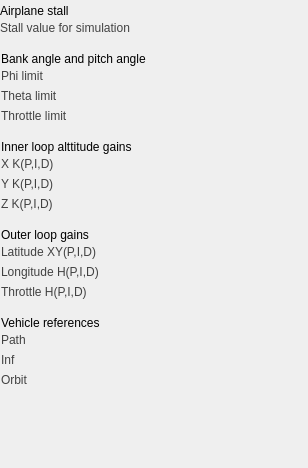
<?xml version="1.0" encoding="UTF-8"?>
<ui version="4.0">
 <class>airplaneTemplate</class>
 <widget class="QWidget" name="airplaneTemplate">
  <property name="geometry">
   <rect>
    <x>0</x>
    <y>0</y>
    <width>308</width>
    <height>468</height>
   </rect>
  </property>
  <property name="windowTitle">
   <string>Form</string>
  </property>
  <widget class="QLabel" name="zPIDDetail">
   <property name="geometry">
    <rect>
     <x>1</x>
     <y>196</y>
     <width>200</width>
     <height>15</height>
    </rect>
   </property>
   <property name="styleSheet">
    <string notr="true">QLabel{
	color: #424242
}</string>
   </property>
   <property name="text">
    <string>Z K(P,I,D)</string>
   </property>
  </widget>
  <widget class="QLabel" name="referencesLabel">
   <property name="geometry">
    <rect>
     <x>1</x>
     <y>312</y>
     <width>251</width>
     <height>22</height>
    </rect>
   </property>
   <property name="styleSheet">
    <string notr="true"/>
   </property>
   <property name="text">
    <string>Vehicle references</string>
   </property>
  </widget>
  <widget class="QLabel" name="yPIDDetail">
   <property name="geometry">
    <rect>
     <x>1</x>
     <y>176</y>
     <width>200</width>
     <height>15</height>
    </rect>
   </property>
   <property name="styleSheet">
    <string notr="true">QLabel{
	color: #424242
}</string>
   </property>
   <property name="text">
    <string>Y K(P,I,D)</string>
   </property>
  </widget>
  <widget class="QLabel" name="bankPitchPhiDetail">
   <property name="geometry">
    <rect>
     <x>1</x>
     <y>68</y>
     <width>200</width>
     <height>15</height>
    </rect>
   </property>
   <property name="styleSheet">
    <string notr="true">QLabel{
	color: #424242
}</string>
   </property>
   <property name="text">
    <string>Phi limit</string>
   </property>
  </widget>
  <widget class="QLabel" name="bankPitchThetaDetail">
   <property name="geometry">
    <rect>
     <x>1</x>
     <y>88</y>
     <width>200</width>
     <height>15</height>
    </rect>
   </property>
   <property name="styleSheet">
    <string notr="true">QLabel{
	color: #424242
}</string>
   </property>
   <property name="text">
    <string>Theta limit</string>
   </property>
  </widget>
  <widget class="QLabel" name="stallLabel">
   <property name="geometry">
    <rect>
     <x>0</x>
     <y>0</y>
     <width>251</width>
     <height>22</height>
    </rect>
   </property>
   <property name="styleSheet">
    <string notr="true"/>
   </property>
   <property name="text">
    <string>Airplane stall</string>
   </property>
  </widget>
  <widget class="QLabel" name="kThrottleDetail">
   <property name="geometry">
    <rect>
     <x>1</x>
     <y>284</y>
     <width>180</width>
     <height>15</height>
    </rect>
   </property>
   <property name="styleSheet">
    <string notr="true">QLabel{
	color: #424242
}</string>
   </property>
   <property name="text">
    <string>Throttle H(P,I,D)</string>
   </property>
  </widget>
  <widget class="QLabel" name="innerLoopLabel">
   <property name="geometry">
    <rect>
     <x>1</x>
     <y>136</y>
     <width>251</width>
     <height>22</height>
    </rect>
   </property>
   <property name="styleSheet">
    <string notr="true"/>
   </property>
   <property name="text">
    <string>Inner loop alttitude gains</string>
   </property>
  </widget>
  <widget class="QLabel" name="bankPitchLimit">
   <property name="geometry">
    <rect>
     <x>1</x>
     <y>48</y>
     <width>251</width>
     <height>22</height>
    </rect>
   </property>
   <property name="styleSheet">
    <string notr="true"/>
   </property>
   <property name="text">
    <string>Bank angle and pitch angle</string>
   </property>
  </widget>
  <widget class="QLabel" name="referenceOneDetail">
   <property name="geometry">
    <rect>
     <x>1</x>
     <y>332</y>
     <width>200</width>
     <height>15</height>
    </rect>
   </property>
   <property name="styleSheet">
    <string notr="true">QLabel{
	color: #424242
}</string>
   </property>
   <property name="text">
    <string>Path</string>
   </property>
  </widget>
  <widget class="QLabel" name="hLongitudeDetail">
   <property name="geometry">
    <rect>
     <x>1</x>
     <y>264</y>
     <width>200</width>
     <height>15</height>
    </rect>
   </property>
   <property name="styleSheet">
    <string notr="true">QLabel{
	color: #424242
}</string>
   </property>
   <property name="text">
    <string>Longitude H(P,I,D)</string>
   </property>
  </widget>
  <widget class="QLabel" name="referenceTwoDetail">
   <property name="geometry">
    <rect>
     <x>1</x>
     <y>352</y>
     <width>200</width>
     <height>15</height>
    </rect>
   </property>
   <property name="styleSheet">
    <string notr="true">QLabel{
	color: #424242
}</string>
   </property>
   <property name="text">
    <string>Inf</string>
   </property>
  </widget>
  <widget class="QLabel" name="referenceThreeDetail">
   <property name="geometry">
    <rect>
     <x>1</x>
     <y>372</y>
     <width>200</width>
     <height>15</height>
    </rect>
   </property>
   <property name="styleSheet">
    <string notr="true">QLabel{
	color: #424242
}</string>
   </property>
   <property name="text">
    <string>Orbit</string>
   </property>
  </widget>
  <widget class="QLabel" name="bankPitchThtrottleDetail">
   <property name="geometry">
    <rect>
     <x>1</x>
     <y>108</y>
     <width>200</width>
     <height>15</height>
    </rect>
   </property>
   <property name="styleSheet">
    <string notr="true">QLabel{
	color: #424242
}</string>
   </property>
   <property name="text">
    <string>Throttle limit</string>
   </property>
  </widget>
  <widget class="QLabel" name="xyLatitudeDetail">
   <property name="geometry">
    <rect>
     <x>1</x>
     <y>244</y>
     <width>200</width>
     <height>15</height>
    </rect>
   </property>
   <property name="styleSheet">
    <string notr="true">QLabel{
	color: #424242
}</string>
   </property>
   <property name="text">
    <string>Latitude XY(P,I,D)</string>
   </property>
  </widget>
  <widget class="QLabel" name="outerLoopLabel">
   <property name="geometry">
    <rect>
     <x>1</x>
     <y>224</y>
     <width>251</width>
     <height>22</height>
    </rect>
   </property>
   <property name="styleSheet">
    <string notr="true"/>
   </property>
   <property name="text">
    <string>Outer loop gains</string>
   </property>
  </widget>
  <widget class="QLabel" name="xPIDDetail">
   <property name="geometry">
    <rect>
     <x>1</x>
     <y>156</y>
     <width>200</width>
     <height>15</height>
    </rect>
   </property>
   <property name="styleSheet">
    <string notr="true">QLabel{
	color: #424242
}</string>
   </property>
   <property name="text">
    <string>X K(P,I,D)</string>
   </property>
  </widget>
  <widget class="QLabel" name="stallDetail">
   <property name="geometry">
    <rect>
     <x>0</x>
     <y>20</y>
     <width>200</width>
     <height>15</height>
    </rect>
   </property>
   <property name="styleSheet">
    <string notr="true">QLabel{
	color: #424242
}</string>
   </property>
   <property name="text">
    <string>Stall value for simulation</string>
   </property>
  </widget>
  <widget class="QWidget" name="pathValue" native="true">
   <property name="geometry">
    <rect>
     <x>200</x>
     <y>332</y>
     <width>108</width>
     <height>15</height>
    </rect>
   </property>
  </widget>
  <widget class="QWidget" name="orbitValue" native="true">
   <property name="geometry">
    <rect>
     <x>200</x>
     <y>372</y>
     <width>108</width>
     <height>15</height>
    </rect>
   </property>
  </widget>
  <widget class="QWidget" name="infValue" native="true">
   <property name="geometry">
    <rect>
     <x>200</x>
     <y>352</y>
     <width>108</width>
     <height>15</height>
    </rect>
   </property>
  </widget>
  <widget class="QWidget" name="throttleP" native="true">
   <property name="geometry">
    <rect>
     <x>200</x>
     <y>284</y>
     <width>36</width>
     <height>15</height>
    </rect>
   </property>
  </widget>
  <widget class="QWidget" name="throttleI" native="true">
   <property name="geometry">
    <rect>
     <x>234</x>
     <y>284</y>
     <width>36</width>
     <height>15</height>
    </rect>
   </property>
  </widget>
  <widget class="QWidget" name="throttleD" native="true">
   <property name="geometry">
    <rect>
     <x>268</x>
     <y>284</y>
     <width>36</width>
     <height>15</height>
    </rect>
   </property>
  </widget>
  <widget class="QWidget" name="longitudeD" native="true">
   <property name="geometry">
    <rect>
     <x>268</x>
     <y>264</y>
     <width>36</width>
     <height>15</height>
    </rect>
   </property>
  </widget>
  <widget class="QWidget" name="longitudeI" native="true">
   <property name="geometry">
    <rect>
     <x>234</x>
     <y>264</y>
     <width>36</width>
     <height>15</height>
    </rect>
   </property>
  </widget>
  <widget class="QWidget" name="longitudeP" native="true">
   <property name="geometry">
    <rect>
     <x>200</x>
     <y>264</y>
     <width>36</width>
     <height>15</height>
    </rect>
   </property>
  </widget>
  <widget class="QWidget" name="lattitudeD" native="true">
   <property name="geometry">
    <rect>
     <x>268</x>
     <y>244</y>
     <width>36</width>
     <height>15</height>
    </rect>
   </property>
  </widget>
  <widget class="QWidget" name="lattitudeP" native="true">
   <property name="geometry">
    <rect>
     <x>200</x>
     <y>244</y>
     <width>36</width>
     <height>15</height>
    </rect>
   </property>
  </widget>
  <widget class="QWidget" name="lattitudeI" native="true">
   <property name="geometry">
    <rect>
     <x>234</x>
     <y>244</y>
     <width>36</width>
     <height>15</height>
    </rect>
   </property>
  </widget>
  <widget class="QWidget" name="zI" native="true">
   <property name="geometry">
    <rect>
     <x>234</x>
     <y>196</y>
     <width>36</width>
     <height>15</height>
    </rect>
   </property>
  </widget>
  <widget class="QWidget" name="xP" native="true">
   <property name="geometry">
    <rect>
     <x>200</x>
     <y>160</y>
     <width>36</width>
     <height>15</height>
    </rect>
   </property>
  </widget>
  <widget class="QWidget" name="zP" native="true">
   <property name="geometry">
    <rect>
     <x>200</x>
     <y>196</y>
     <width>36</width>
     <height>15</height>
    </rect>
   </property>
  </widget>
  <widget class="QWidget" name="zD" native="true">
   <property name="geometry">
    <rect>
     <x>268</x>
     <y>196</y>
     <width>36</width>
     <height>15</height>
    </rect>
   </property>
  </widget>
  <widget class="QWidget" name="xD" native="true">
   <property name="geometry">
    <rect>
     <x>268</x>
     <y>160</y>
     <width>36</width>
     <height>15</height>
    </rect>
   </property>
  </widget>
  <widget class="QWidget" name="xI" native="true">
   <property name="geometry">
    <rect>
     <x>234</x>
     <y>160</y>
     <width>36</width>
     <height>15</height>
    </rect>
   </property>
  </widget>
  <widget class="QWidget" name="yI" native="true">
   <property name="geometry">
    <rect>
     <x>234</x>
     <y>180</y>
     <width>36</width>
     <height>15</height>
    </rect>
   </property>
  </widget>
  <widget class="QWidget" name="yP" native="true">
   <property name="geometry">
    <rect>
     <x>200</x>
     <y>180</y>
     <width>36</width>
     <height>15</height>
    </rect>
   </property>
  </widget>
  <widget class="QWidget" name="yD" native="true">
   <property name="geometry">
    <rect>
     <x>268</x>
     <y>180</y>
     <width>36</width>
     <height>15</height>
    </rect>
   </property>
  </widget>
  <widget class="QWidget" name="phiValue" native="true">
   <property name="geometry">
    <rect>
     <x>200</x>
     <y>68</y>
     <width>108</width>
     <height>15</height>
    </rect>
   </property>
  </widget>
  <widget class="QWidget" name="thetaValue" native="true">
   <property name="geometry">
    <rect>
     <x>200</x>
     <y>88</y>
     <width>108</width>
     <height>15</height>
    </rect>
   </property>
  </widget>
  <widget class="QWidget" name="throttleValue" native="true">
   <property name="geometry">
    <rect>
     <x>200</x>
     <y>108</y>
     <width>108</width>
     <height>15</height>
    </rect>
   </property>
  </widget>
  <widget class="QWidget" name="stallValue" native="true">
   <property name="geometry">
    <rect>
     <x>200</x>
     <y>20</y>
     <width>108</width>
     <height>15</height>
    </rect>
   </property>
  </widget>
 </widget>
 <resources/>
 <connections/>
</ui>
